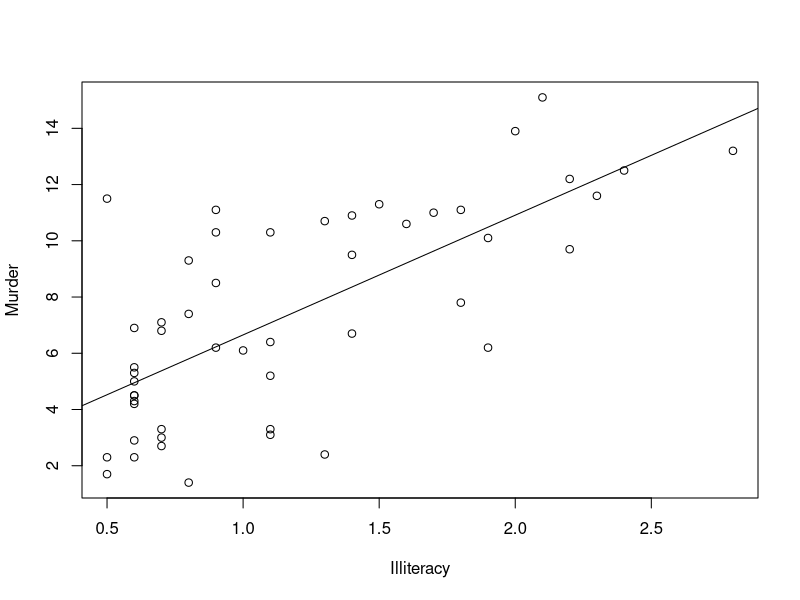
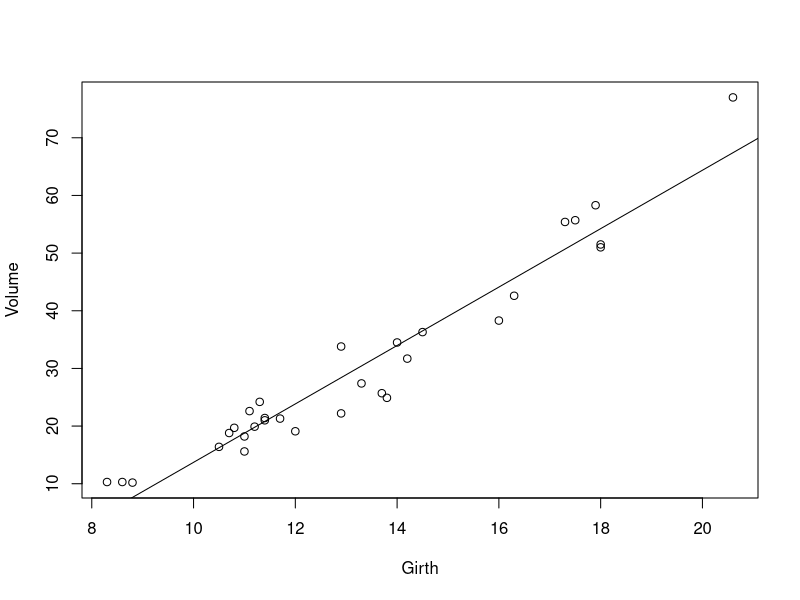
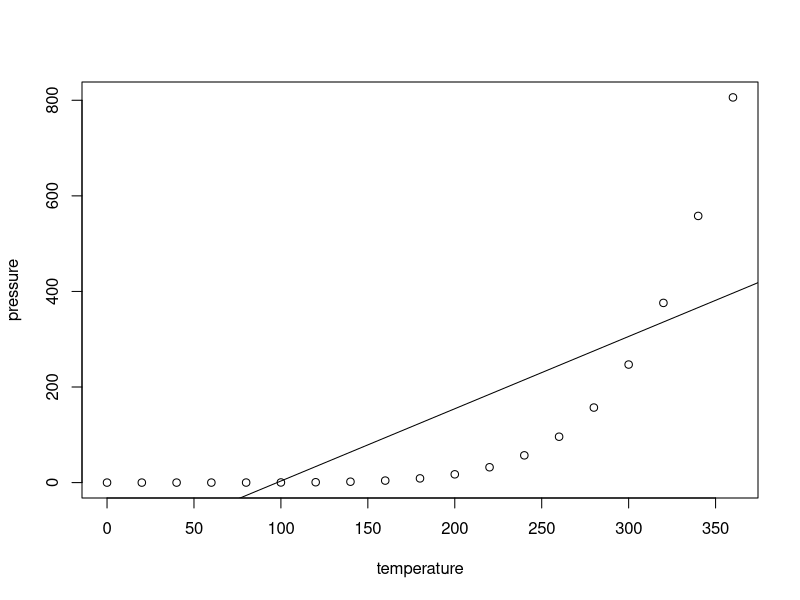
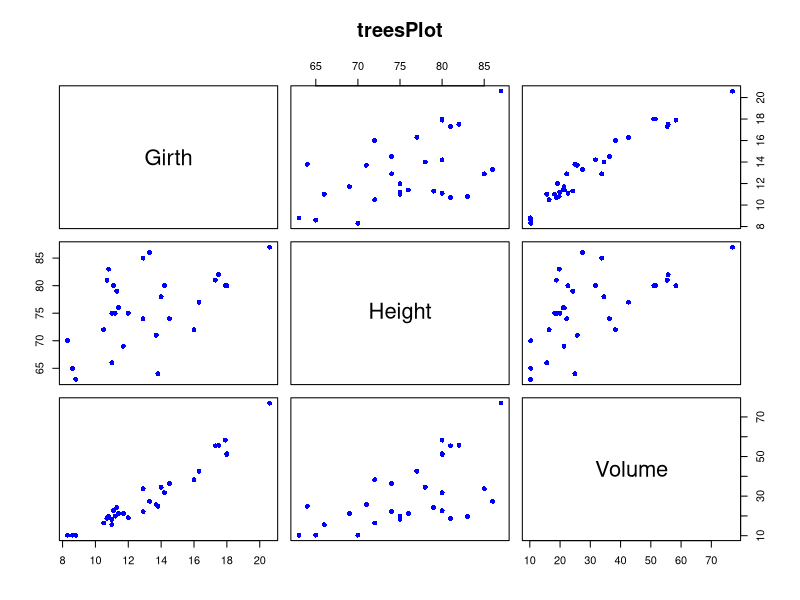

The R source for these figures, in order:
head(state.x77)
st <- data.frame(state.x77)
head(cars)
plot(Murder~Illiteracy, data=st)
model1 <- lm(Murder~Illiteracy,st)
abline(model1)
b <- coef(model1)[1]
w <- coef(model1)[2]
Illteracy <- 0.5
Murder <- w*Illteracy + b
Murder
Illteracy <- 1.0
Murder <- w*Illteracy + b
Murder
Illteracy <- 1.5
Murder <- w*Illteracy + b
Murder


head(trees)
plot(Volume~Girth, data=trees)
model2 <- lm(Volume~Girth,trees)
abline(model2)
b <- coef(model2)[1]
w <- coef(model2)[2]
Girth <- 8.5
Volume <- w*Girth + b
Volume
Girth <- 9.0
Volume <- w*Girth + b
Volume
Girth <- 9.5
Volume <- w*Girth + b
Volume


head(pressure)
plot(pressure~temperature, data=pressure)
model3 <- lm(pressure~temperature,pressure)
abline(model3)
b <- coef(model3)[1]
w <- coef(model3)[2]
temperature <- 65
pressure <- w*temperature + b
pressure
temperature <- 95
pressure <- w*temperature + b
pressure
temperature <- 155
pressure <- w*temperature + b
pressure


head(trees)
newdata1 <- trees[,c(1:3)]
plot(newdata1,pch=16,col="blue",
     main="treesPlot")
model4 <- lm(Volume~Girth + Height, data=trees)
summary(model4)
predict(model4)

fitted(model4)
residuals(model4)
deviance(model4)


install.packages("mlbench")
library(mlbench)
data(BostonHousing)
head(BostonHousing)
model5 <- lm(medv~ . , data=BostonHousing)
model5
#medv = (3.646e+01) + (-1.080e-01*BostonHousing$crim) + (4.642e-02*BostonHousing$zn) + (2.056e-02*BostonHousing$indus)
#       +(2.687e+00*BostonHousing$chas1) + (-1.777e+01*BostonHousing$nox) + (3.810e+00*BostonHousing$rm) + (6.922e-04*BostonHousing$age)
#       +(-1.476e+00*BostonHousing$dis) + (3.060e-01*BostonHousing$rad) + (-1.233e-02*BostonHousing$tax)
#       +(-9.527e-01*BostonHousing$ptratio) + (9.312e-03*BostonHousing$b) + (-5.248e-01*BostonHousing$lstat)
library(MASS)
model5.1 <- stepAIC(model5)
model5.1
#medv = (36.341145) + (-0.108413*BostonHousing$crim) + (0.045845*BostonHousing$zn) 
#       +(2.718716*BostonHousing$chas1) + (-17.376023*BostonHousing$nox) + (3.801579*BostonHousing$rm)
#       +(-1.492711*BostonHousing$dis) + (0.299608*BostonHousing$rad) + (-0.011778*BostonHousing$tax)
#       +(-0.946525*BostonHousing$ptratio) + (0.009291*BostonHousing$b) + (-0.522553*BostonHousing$lstat)
summary(model5)
summary(model5.1)



model6 <- lm(mpg ~ . , data = mtcars)
model6
model6.1 <- stepAIC(model6)
model6.1
summary(model6)
summary(model6.1)
